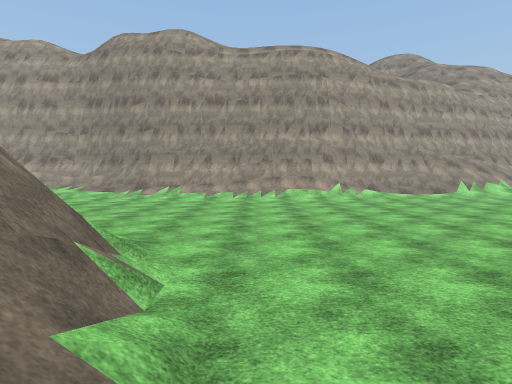
[1] (above)

24 first-person views from a walk through a scene from a Unity 3-D project. The camera is 1.3 m above the floor, tilts 4° down and sees 80° across. The floor is counted in squares, 2 m on a side. Each view is taken from the middle of a square. On the plan, view 1 faces up. The plan holds only what a view shows up to about 10 squares ahead; the rest is blank. The place goes on beyond the plan. Surface patterns are stand-ins for the level's own textures.

[2]
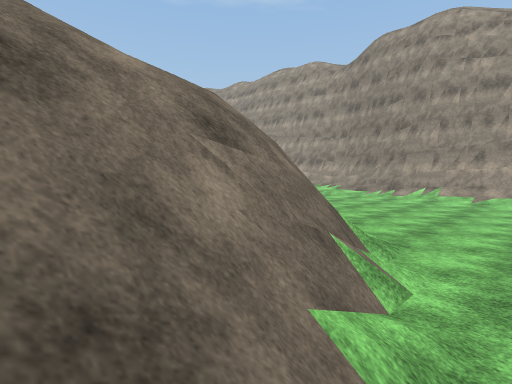

[3]
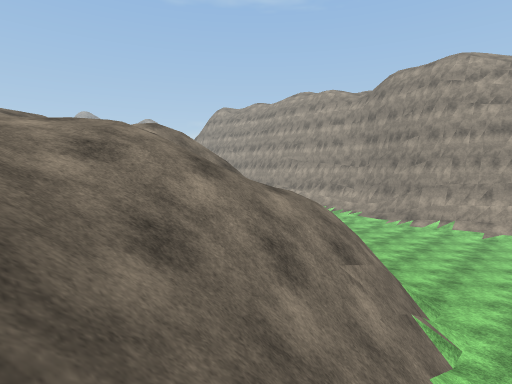

[4]
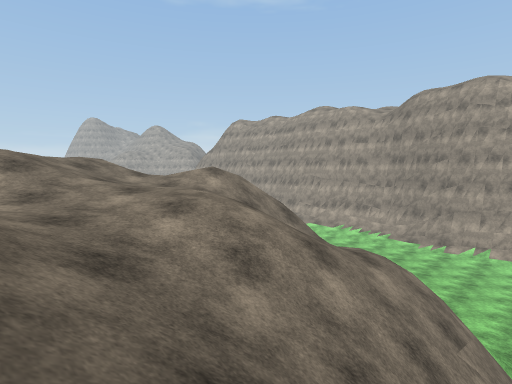

[5]
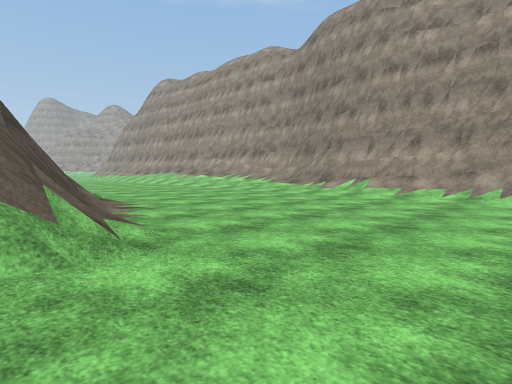

[6]
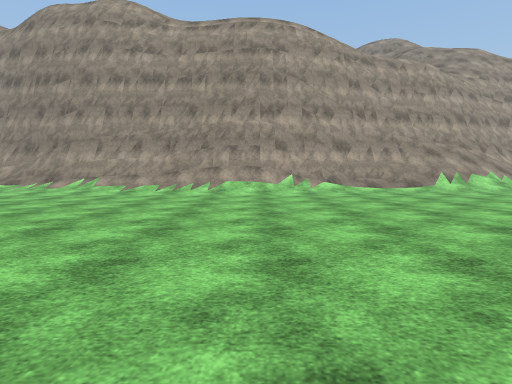

[7]
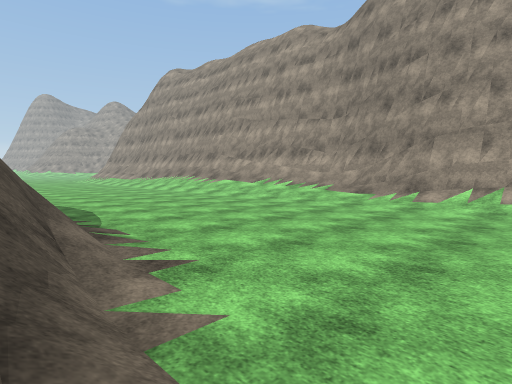

[8]
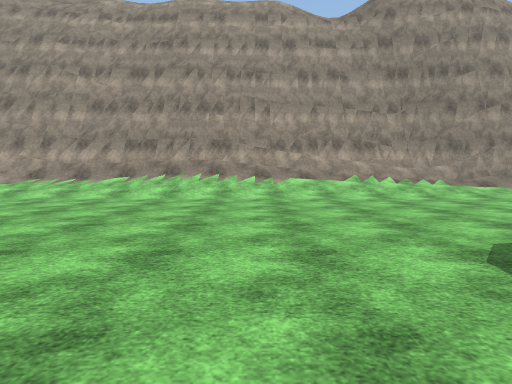

[9]
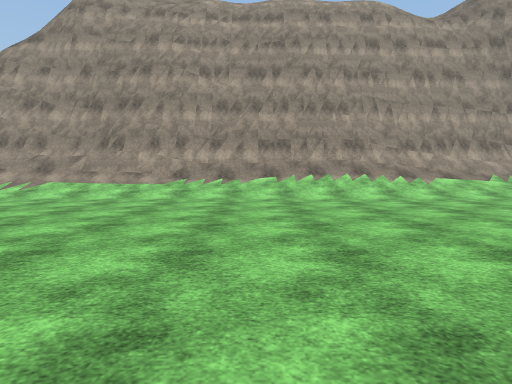

[10]
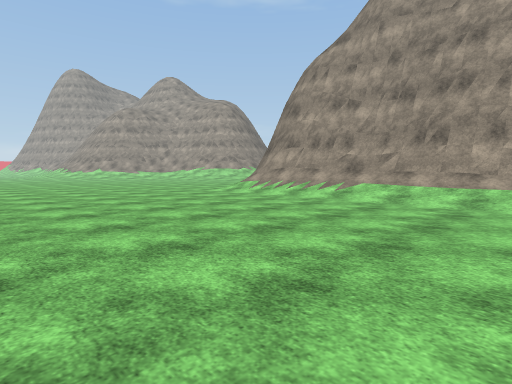

[11]
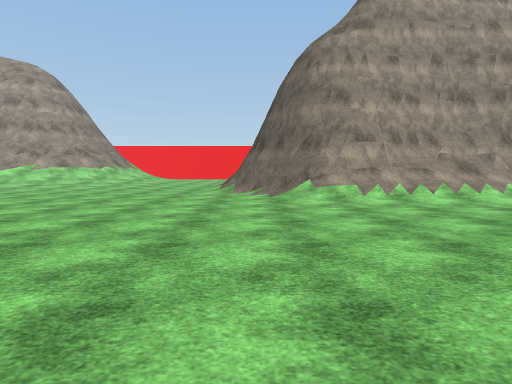

[12]
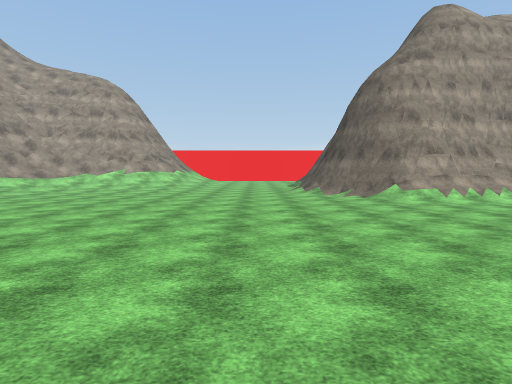

[13]
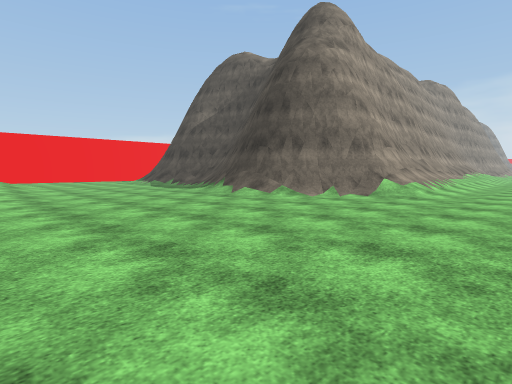

[14]
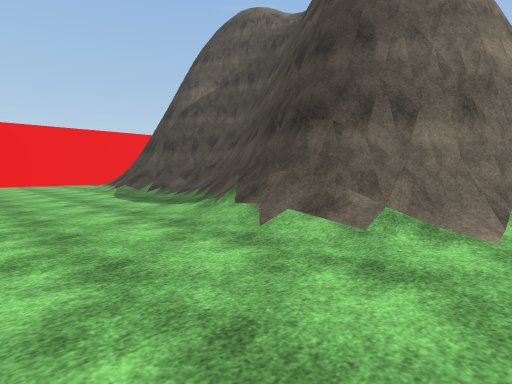

[15]
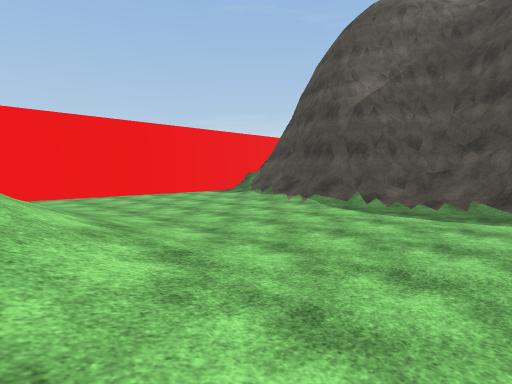

[16]
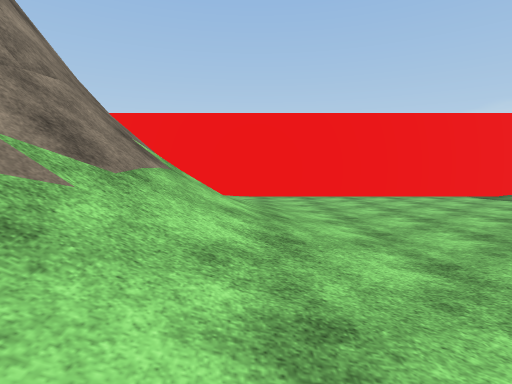

[17]
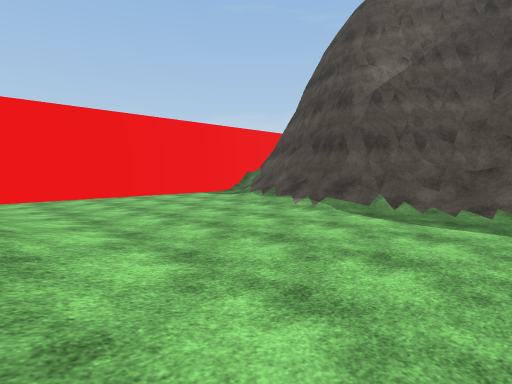

[18]
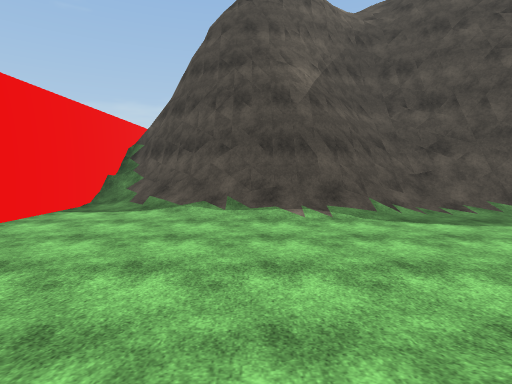

[19]
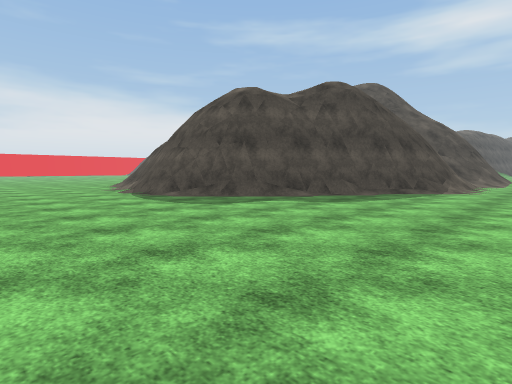

[20]
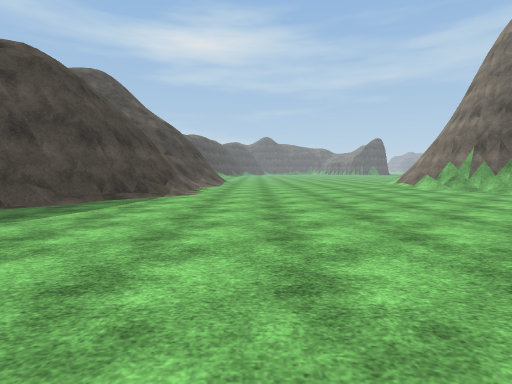

[21]
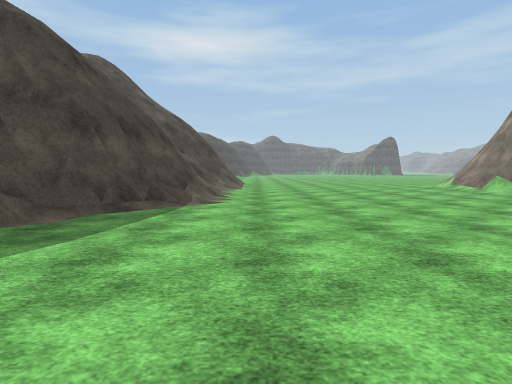

[22]
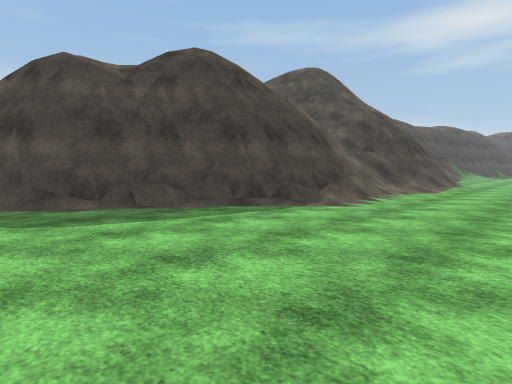

[23]
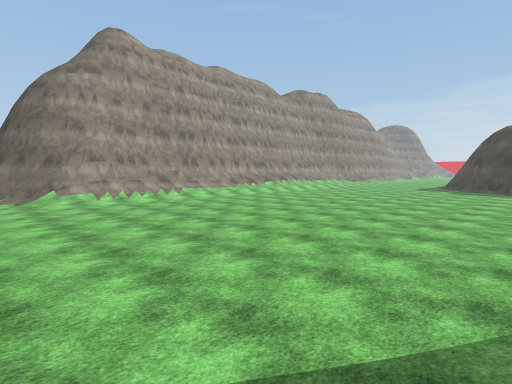

[24]
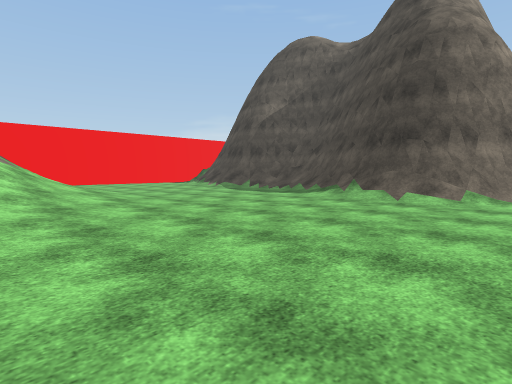

### Floor plan
Key: @ floor where view 1 was taken; # wall or solid block; . main floor; : floor 0.25 m higher than the main floor; + floor 0.75 m higher than the main floor; * floor 5.5 m higher than the main floor; % floor 6 m higher than the main floor; & floor 6.25 m higher than the main floor; $ floor 7.5 m higher than the main floor; / step, stairs or slope; = window, fence, low wall or low ledge; v drop or lower ground.
Columns run from 35 left of view 1 to 9 right of it. Each row starts with its distance up from view 1.
 28 ############
 27  ........./##
 26   .......//#
 25   ......./##v
 24   :...../## v
 23   /...../# vv
 22 #//:..../# vv
 21 #//:..../## v
 20 ///...../## vv
 19  //....../# vv
 18  /:...../## vv
 17 /:......## vv
 16 ::...../#  v
 15 ......./#  v
 14 ......./#   vvvvv            vvvvvvv
 13 ......./##   ##     ###########
 12 ......../###############/////=###########////
 11 ........./////////+///////+:::://///////.../.
 10 .............................................
  9 ............................................
  8 ...........................................
  7  .........................................
  6  .........................................
  5   ..........................==...........
  4    ........................######/......
  3     ......................##v// =#/....
  2      / ..................##//////==...
  1         .................#v/// /////.
  0        / :/.............#v//&&/////@
 -1              ..........##/$//&&////
 -2             #/......../#/  $/&%*////
 -3             ##/......./#/    /&////
 -4              #/......./==
 -5              #/........//
 -6                     ..//

Where each view was taken, in squares from view 1:
view 1: 0 up, 0 right, facing up
view 2: 0 up, 0 right, facing up-left
view 3: 2 down, 0 right, facing up-left
view 4: 3 down, 1 left, facing up-left
view 5: 3 up, 1 right, facing up-left
view 6: 2 up, 2 right, facing up
view 7: 4 up, 2 left, facing up-left
view 8: 3 up, 12 left, facing up
view 9: 3 up, 16 left, facing up
view 10: 4 up, 18 left, facing up-left
view 11: 4 up, 27 left, facing up
view 12: 2 up, 30 left, facing up
view 13: 8 up, 34 left, facing up-right
view 14: 12 up, 31 left, facing up-right
view 15: 17 up, 34 left, facing up-right
view 16: 18 up, 33 left, facing up
view 17: 18 up, 33 left, facing up-right
view 18: 23 up, 33 left, facing right
view 19: 9 up, 15 left, facing down-right
view 20: 7 up, 15 left, facing down
view 21: 5 up, 14 left, facing down
view 22: 4 up, 16 left, facing down-right
view 23: 0 up, 28 left, facing up-right
view 24: 12 up, 35 left, facing up-right
